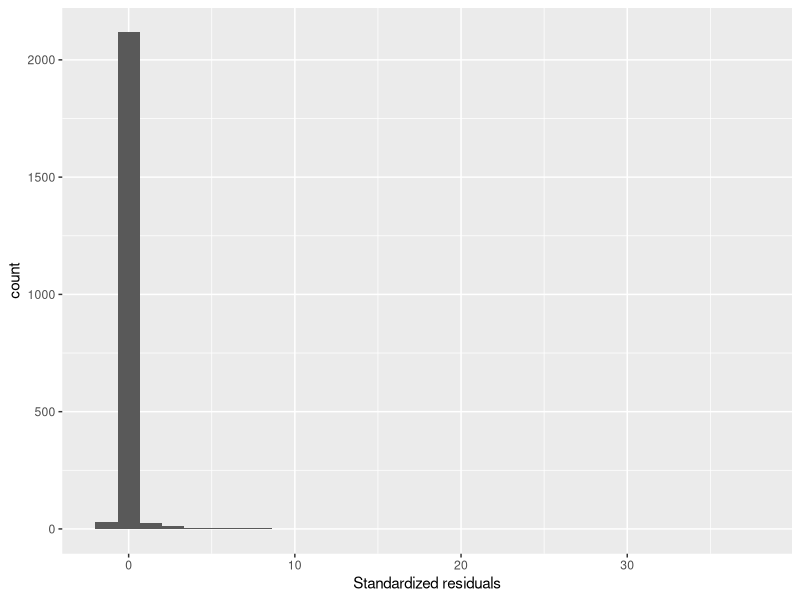
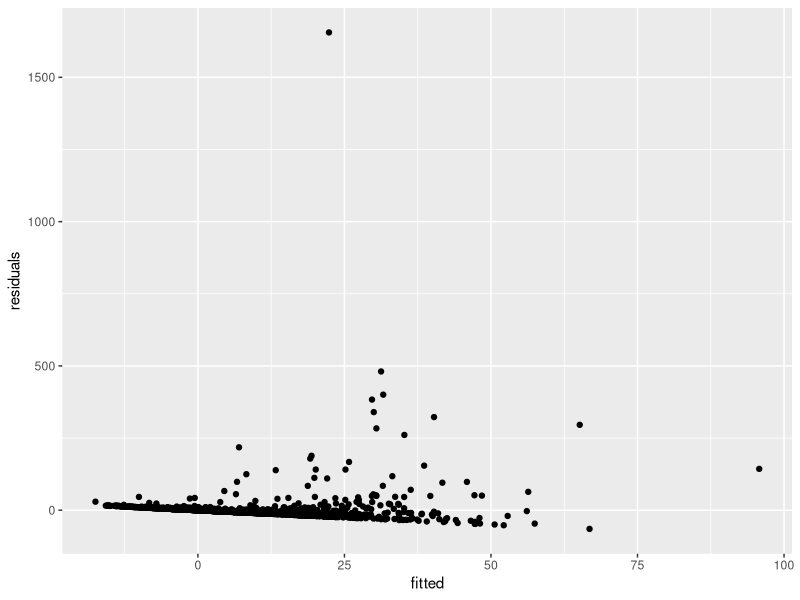

Here is the R script that generated these plots, in order:
library(tidyverse)
library(readr)

# load the data
df <- read.csv("raw_data/murders.csv", na.strings = c("", "NA", "#N/A"))

# filter the data to year 1995 only and remove na
murders <- filter(df[complete.cases(df),], year == 1995)
summary(murders)

# Finding the correlation between variables

cor(murders$murders, murders$arrests)
cor(murders$popul, murders$arrests)
cor(murders$murders, murders$popul)
cor(murders$murdrate, murders$arrestrate)
cor(murders$murders, murders$percblack)

# First Model

firstModel <- lm(murders ~ perc1019 + perc2029 + percblack + percmale + rpcpersinc,
                 data = murders)
summary(firstModel)

# Standardised residuals plot for first model

murders <- murders %>% 
  mutate(
    stand_res = rstandard(firstModel)
  )
murders %>% ggplot(aes(x = stand_res)) +
  geom_histogram() + xlab("Standardized residuals")

# Residual vs Fitted Value for first model

murders$fitted <- firstModel$fitted.values
murders$residuals <- firstModel$residuals
murders %>% ggplot(aes(x = fitted, y = residuals)) +
  geom_point()
